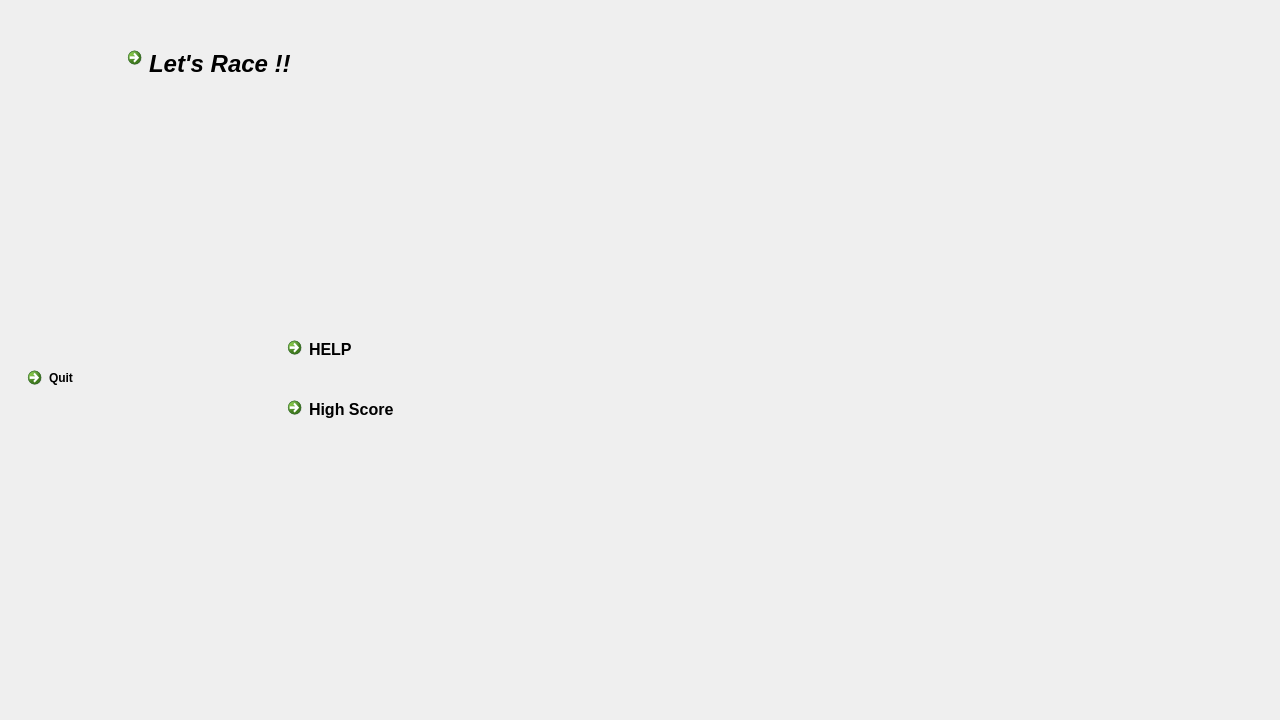
<?xml version="1.0" encoding="UTF-8"?>
<ui version="4.0">
 <class>MainWindow</class>
 <widget class="QMainWindow" name="MainWindow">
  <property name="geometry">
   <rect>
    <x>0</x>
    <y>0</y>
    <width>1280</width>
    <height>720</height>
   </rect>
  </property>
  <property name="windowTitle">
   <string>MainWindow</string>
  </property>
  <widget class="QWidget" name="centralWidget">
   <widget class="QCommandLinkButton" name="commandLinkButtonPlay">
    <property name="geometry">
     <rect>
      <x>120</x>
      <y>40</y>
      <width>231</width>
      <height>80</height>
     </rect>
    </property>
    <property name="font">
     <font>
      <family>Segoe UI</family>
      <pointsize>18</pointsize>
      <weight>75</weight>
      <italic>true</italic>
      <bold>true</bold>
      <strikeout>false</strikeout>
      <kerning>false</kerning>
     </font>
    </property>
    <property name="cursor">
     <cursorShape>PointingHandCursor</cursorShape>
    </property>
    <property name="mouseTracking">
     <bool>false</bool>
    </property>
    <property name="autoFillBackground">
     <bool>false</bool>
    </property>
    <property name="text">
     <string>Let's Race !!</string>
    </property>
    <property name="icon">
     <iconset resource="resources.qrc">
      <normaloff>:/img/play-icon.ico</normaloff>:/img/play-icon.ico</iconset>
    </property>
    <property name="iconSize">
     <size>
      <width>50</width>
      <height>50</height>
     </size>
    </property>
   </widget>
   <widget class="QCommandLinkButton" name="commandLinkButtonHighScore">
    <property name="geometry">
     <rect>
      <x>280</x>
      <y>390</y>
      <width>192</width>
      <height>51</height>
     </rect>
    </property>
    <property name="font">
     <font>
      <family>Segoe UI</family>
      <pointsize>12</pointsize>
     </font>
    </property>
    <property name="cursor">
     <cursorShape>PointingHandCursor</cursorShape>
    </property>
    <property name="text">
     <string>High Score</string>
    </property>
    <property name="icon">
     <iconset resource="resources.qrc">
      <normaloff>:/img/highscore.ico</normaloff>:/img/highscore.ico</iconset>
    </property>
    <property name="iconSize">
     <size>
      <width>40</width>
      <height>40</height>
     </size>
    </property>
   </widget>
   <widget class="QCommandLinkButton" name="commandLinkButtonHelp">
    <property name="geometry">
     <rect>
      <x>280</x>
      <y>330</y>
      <width>191</width>
      <height>51</height>
     </rect>
    </property>
    <property name="font">
     <font>
      <family>Segoe UI</family>
      <pointsize>12</pointsize>
     </font>
    </property>
    <property name="cursor">
     <cursorShape>PointingHandCursor</cursorShape>
    </property>
    <property name="text">
     <string>HELP</string>
    </property>
    <property name="icon">
     <iconset resource="resources.qrc">
      <normaloff>:/img/help-icon.ico</normaloff>:/img/help-icon.ico</iconset>
    </property>
    <property name="iconSize">
     <size>
      <width>40</width>
      <height>40</height>
     </size>
    </property>
   </widget>
   <widget class="QLabel" name="label">
    <property name="geometry">
     <rect>
      <x>-320</x>
      <y>0</y>
      <width>1601</width>
      <height>720</height>
     </rect>
    </property>
    <property name="sizeIncrement">
     <size>
      <width>0</width>
      <height>0</height>
     </size>
    </property>
    <property name="layoutDirection">
     <enum>Qt::LeftToRight</enum>
    </property>
    <property name="text">
     <string/>
    </property>
    <property name="pixmap">
     <pixmap resource="resources.qrc">:/img/FUEL-Bike.jpg</pixmap>
    </property>
    <property name="scaledContents">
     <bool>true</bool>
    </property>
   </widget>
   <widget class="QCommandLinkButton" name="commandLinkButton">
    <property name="geometry">
     <rect>
      <x>20</x>
      <y>360</y>
      <width>191</width>
      <height>51</height>
     </rect>
    </property>
    <property name="text">
     <string>Quit</string>
    </property>
    <property name="icon">
     <iconset resource="resources.qrc">
      <normaloff>:/img/Closeicon.ico</normaloff>:/img/Closeicon.ico</iconset>
    </property>
    <property name="iconSize">
     <size>
      <width>40</width>
      <height>40</height>
     </size>
    </property>
   </widget>
   <zorder>commandLinkButton</zorder>
   <zorder>label</zorder>
   <zorder>commandLinkButtonHelp</zorder>
   <zorder>commandLinkButtonHighScore</zorder>
   <zorder>commandLinkButtonPlay</zorder>
  </widget>
 </widget>
 <layoutdefault spacing="6" margin="11"/>
 <resources>
  <include location="resources.qrc"/>
 </resources>
 <connections/>
</ui>
